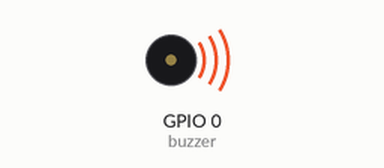
Recording of a program running on a simulated ESP32 board running MicroPython. Parts: buzzer (waves = sounding). What the program prints to the serial console is not drawn. At 7.0 s the program stops and its outputs stay as they are.

Above: at 0.1 s.
At 6.1 s:
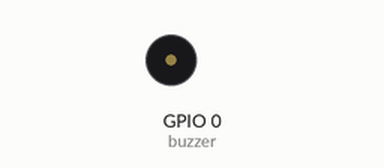
Timing chart, 0 to 7.6 s (numbered marks = the images above):
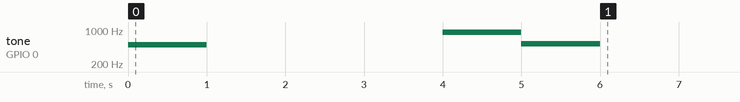

Measured:
- by itself, tone on GPIO 0 (buzzer): plays 500 Hz for 1.0 s, 899 Hz for 1.0 s, 525 Hz for 1.0 s

The program:

Buzzer.py
```python
from machine import Pin, PWM
import time

buzzer = PWM(Pin(0, Pin.OUT), freq=440, duty=100)
buzzer.duty(100)
buzzer.freq(500)
time.sleep(1)
buzzer.duty(0)
time.sleep(3)
buzzer.duty(512)
buzzer.freq(899)
time.sleep(1)
buzzer.duty(512)
buzzer.freq(525)
time.sleep(1)
buzzer.duty(0)
time.sleep(1)

print("buzzer done!")
```
